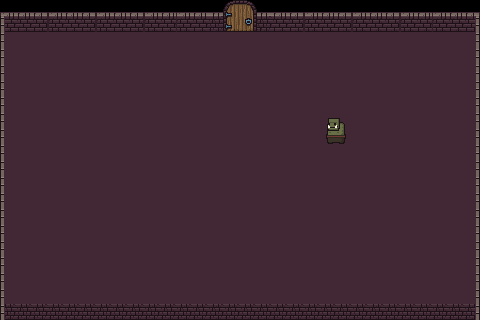

Below is a game level as drawn by its tile map, then a one-line description and the .tmx that defines it (tile-layer data replaced by summaries):
An orthogonal 30x20 tile map with 16x16 px tiles, 5 tile layers (Piso, Objetos del piso, Paredes, Borde, ...), 4 tilesets and 6 objects.

<map version="1.10" tiledversion="1.11.2" orientation="orthogonal" renderorder="right-down" width="30" height="20" tilewidth="16" tileheight="16" infinite="0" nextlayerid="17" nextobjectid="33">
 <tileset firstgid="1" source="../../tiled_mapa2/Tiled_files/Ground_rocks.tsx" />
 <tileset firstgid="2263" source="../../tiled_mapa2/Tiled_files/Objects_animated3.tsx" />
 <tileset firstgid="3979" source="../../tiled_mapa2/Tiled_files/Objects.tsx" />
 <tileset firstgid="7579" source="texturas.tsx" />
 <layer id="1" name="Piso" width="30" height="20">
  <data>[600 cells, 570 non-empty, 1 distinct tile ids]</data>
 </layer>
 <layer id="6" name="Objetos del piso" width="30" height="20">
  <data>[600 cells, 1 non-empty, 1 distinct tile ids]</data>
 </layer>
 <layer id="5" name="Paredes" width="30" height="20">
  <data>[600 cells, 120 non-empty, 9 distinct tile ids]</data>
 </layer>
 <layer id="15" name="Borde" width="30" height="20">
  <data>[600 cells, 38 non-empty, 2 distinct tile ids]</data>
 </layer>
 <layer id="16" name="Puerta" width="30" height="20">
  <data>[600 cells, 12 non-empty, 12 distinct tile ids]</data>
 </layer>
 <objectgroup id="7" name="colisiones">
  <properties>
   <property name="colision" type="bool" value="true" />
  </properties>
  <object id="16" x="0.68872" y="11.1293" width="226.372" height="9.0549">
   <properties>
    <property name="colision" type="bool" value="true" />
   </properties>
  </object>
  <object id="17" x="260.437" y="10.7849" width="218.525" height="10.2622">
   <properties>
    <property name="colision" type="bool" value="true" />
   </properties>
  </object>
  <object id="18" x="-1.72592" y="8.62548" width="7.24392" height="315.11">
   <properties>
    <property name="colision" type="bool" value="true" />
   </properties>
  </object>
  <object id="19" x="4.22562" y="305.014" width="477.495" height="15.0915">
   <properties>
    <property name="colision" type="bool" value="true" />
   </properties>
  </object>
  <object id="20" x="475.08" y="-3.0183" width="8.45124" height="336.238">
   <properties>
    <property name="colision" type="bool" value="true" />
   </properties>
  </object>
 </objectgroup>
 <objectgroup id="9" name="spawns">
  <object id="30" x="48.3259" y="274.422">
   <properties>
    <property name="name" value="spawn_centro" />
    <property name="sala_id" value="sala5" />
   </properties>
   <point />
  </object>
 </objectgroup>
 <objectgroup id="10" name="transiciones" />
</map>
